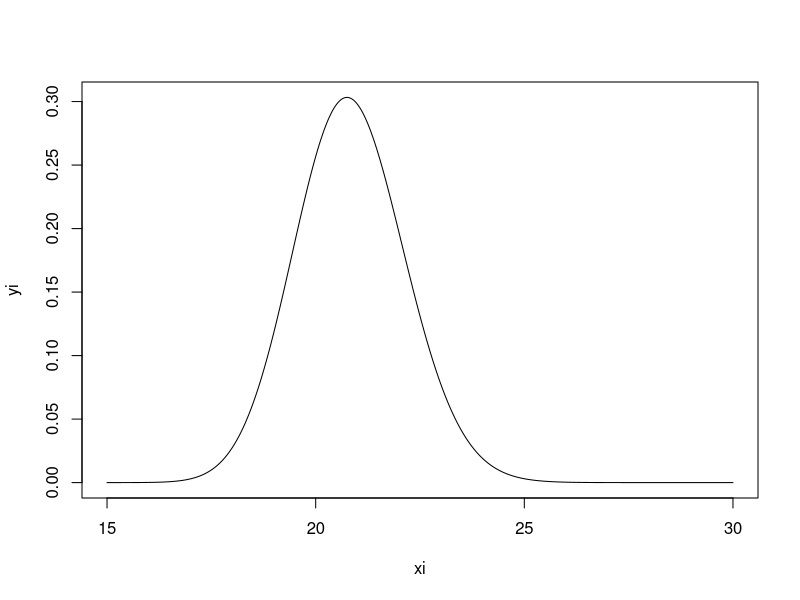
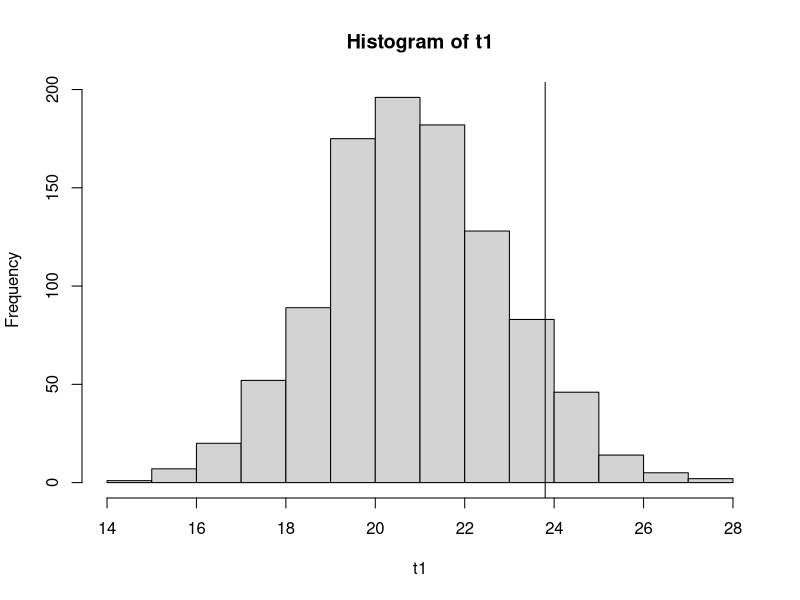
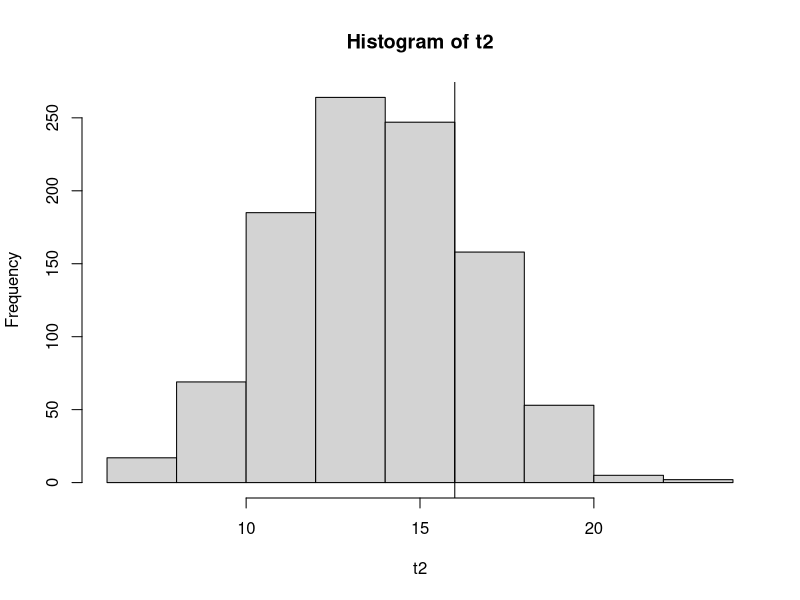
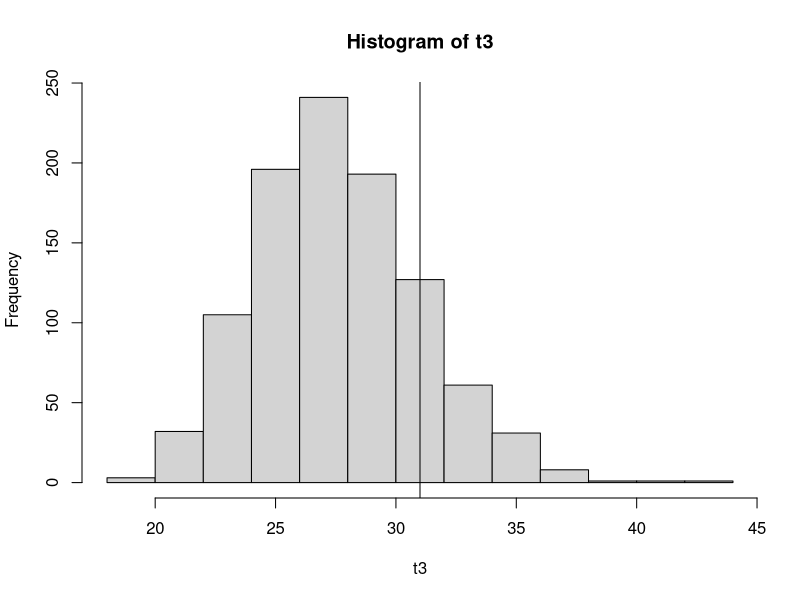

R code for these plots, in order:
## ---- chunk 1
knitr::opts_chunk$set(echo = TRUE)
library(foreach)
library(matrixStats)
## ---- chunk 2
fat_acc <- c(24,25,31,31,22,21,26,20,16,22)
pass_death <- c(734,516,754,877,814,362,764,809,223,1066)

avg <- 24
alpha_p <- 12
beta_p <- 2

a_post <- alpha_p + sum(fat_acc)
b_post <- beta_p + length(fat_acc) 
xi <- seq(15,30,by= 0.01)
yi <- dgamma(xi, a_post,b_post)
plot(xi,yi, type = "l")

n = 1000
yrep <- foreach(i = 1:n, .combine = cbind) %do% {
  theta <- rgamma(1,a_post,b_post)
  reps <- rpois(10,theta)
  reps
}

t1 <- colMeans(yrep)
hist(t1)
abline(v = mean(fat_acc))

t2 <- colMins(yrep)
hist(t2)
abline(v = min(fat_acc))

t3 <- colMaxs(yrep)
hist(t3)
abline(v = max(fat_acc))
